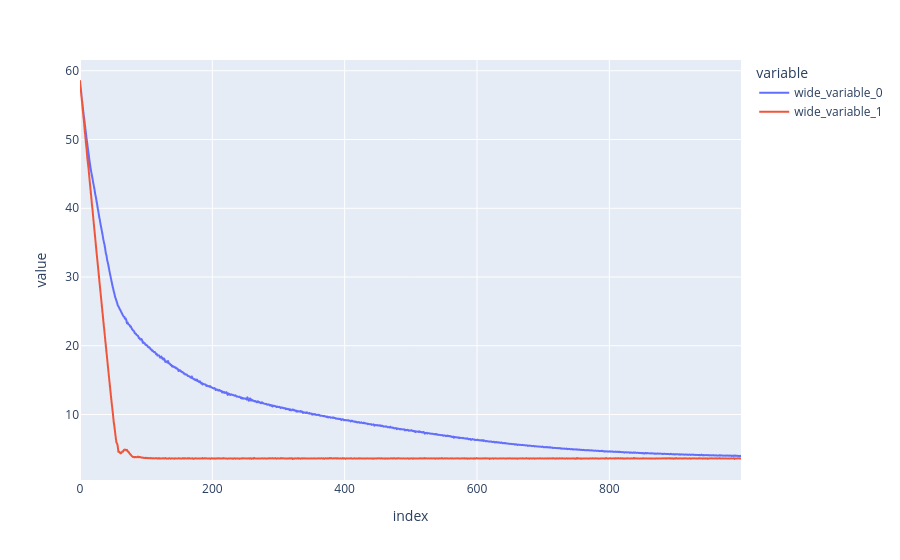

Write notebook code for a chart like this one.
### Code cell
px.line(y = [losses_train_independent_linear_models, losses_train_shared_linear_models])

### Figure 1 — Plotly figure (JSON) as saved in the notebook; plotly's stock layout.template omitted (floating-point values rounded to 4 significant figures; data arrays with more than 128 entries replaced by an {"elided": "..."} marker saying what was removed)
{"data": [{"hovertemplate": "variable=wide_variable_0<br>index=%{x}<br>value=%{y}<extra></extra>", "legendgroup": "wide_variable_0", "line": {"color": "#636efa", "dash": "solid"}, "marker": {"symbol": "circle"}, "mode": "lines", "name": "wide_variable_0", "showlegend": true, "type": "scattergl", "x": {"elided": "1000 int values"}, "xaxis": "x", "y": {"elided": "1000 float values"}, "yaxis": "y"}, {"hovertemplate": "variable=wide_variable_1<br>index=%{x}<br>value=%{y}<extra></extra>", "legendgroup": "wide_variable_1", "line": {"color": "#EF553B", "dash": "solid"}, "marker": {"symbol": "circle"}, "mode": "lines", "name": "wide_variable_1", "showlegend": true, "type": "scattergl", "x": {"elided": "1000 int values"}, "xaxis": "x", "y": {"elided": "1000 float values"}, "yaxis": "y"}], "layout": {"legend": {"title": {"text": "variable"}, "tracegroupgap": 0}, "margin": {"t": 60}, "xaxis": {"anchor": "y", "domain": [0, 1], "title": {"text": "index"}}, "yaxis": {"anchor": "x", "domain": [0, 1], "title": {"text": "value"}}}}
